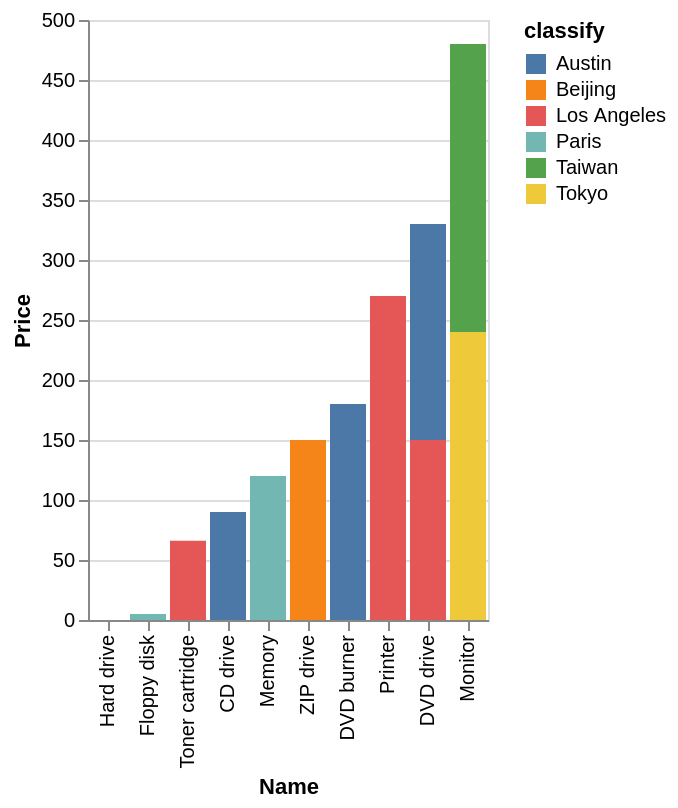

Express this chart as Vega-Lite.
### Vega-Lite specification from a JSON file in a GitHub repository (floating-point values rounded to 4 significant figures)
{"data": {"values": [{"x_data": "Floppy disk", "y_data": 0, "classify": "Austin"}, {"x_data": "Toner cartridge", "y_data": 0, "classify": "Austin"}, {"x_data": "CD drive", "y_data": 90, "classify": "Austin"}, {"x_data": "Memory", "y_data": 0, "classify": "Austin"}, {"x_data": "ZIP drive", "y_data": 0, "classify": "Austin"}, {"x_data": "DVD burner", "y_data": 180, "classify": "Austin"}, {"x_data": "Hard drive", "y_data": 0, "classify": "Austin"}, {"x_data": "Monitor", "y_data": 0, "classify": "Austin"}, {"x_data": "Printer", "y_data": 0, "classify": "Austin"}, {"x_data": "DVD drive", "y_data": 180, "classify": "Austin"}, {"x_data": "Floppy disk", "y_data": 0, "classify": "Beijing"}, {"x_data": "Toner cartridge", "y_data": 0, "classify": "Beijing"}, {"x_data": "CD drive", "y_data": 0, "classify": "Beijing"}, {"x_data": "Memory", "y_data": 0, "classify": "Beijing"}, {"x_data": "ZIP drive", "y_data": 150, "classify": "Beijing"}, {"x_data": "DVD burner", "y_data": 0, "classify": "Beijing"}, {"x_data": "Hard drive", "y_data": 0, "classify": "Beijing"}, {"x_data": "Monitor", "y_data": 0, "classify": "Beijing"}, {"x_data": "Printer", "y_data": 0, "classify": "Beijing"}, {"x_data": "DVD drive", "y_data": 0, "classify": "Beijing"}, {"x_data": "Floppy disk", "y_data": 0, "classify": "Los Angeles"}, {"x_data": "Toner cartridge", "y_data": 66, "classify": "Los Angeles"}, {"x_data": "CD drive", "y_data": 0, "classify": "Los Angeles"}, {"x_data": "Memory", "y_data": 0, "classify": "Los Angeles"}, {"x_data": "ZIP drive", "y_data": 0, "classify": "Los Angeles"}, {"x_data": "DVD burner", "y_data": 0, "classify": "Los Angeles"}, {"x_data": "Hard drive", "y_data": 0, "classify": "Los Angeles"}, {"x_data": "Monitor", "y_data": 0, "classify": "Los Angeles"}, {"x_data": "Printer", "y_data": 270, "classify": "Los Angeles"}, {"x_data": "DVD drive", "y_data": 150, "classify": "Los Angeles"}, {"x_data": "Floppy disk", "y_data": 5, "classify": "Paris"}, {"x_data": "Toner cartridge", "y_data": 0, "classify": "Paris"}, {"x_data": "CD drive", "y_data": 0, "classify": "Paris"}, {"x_data": "Memory", "y_data": 120, "classify": "Paris"}, {"x_data": "ZIP drive", "y_data": 0, "classify": "Paris"}, {"x_data": "DVD burner", "y_data": 0, "classify": "Paris"}, {"x_data": "Hard drive", "y_data": 0, "classify": "Paris"}, {"x_data": "Monitor", "y_data": 0, "classify": "Paris"}, {"x_data": "Printer", "y_data": 0, "classify": "Paris"}, {"x_data": "DVD drive", "y_data": 0, "classify": "Paris"}, {"x_data": "Floppy disk", "y_data": 0, "classify": "Taiwan"}, {"x_data": "Toner cartridge", "y_data": 0, "classify": "Taiwan"}, {"x_data": "CD drive", "y_data": 0, "classify": "Taiwan"}, {"x_data": "Memory", "y_data": 0, "classify": "Taiwan"}, {"x_data": "ZIP drive", "y_data": 0, "classify": "Taiwan"}, {"x_data": "DVD burner", "y_data": 0, "classify": "Taiwan"}, {"x_data": "Hard drive", "y_data": 0, "classify": "Taiwan"}, {"x_data": "Monitor", "y_data": 240, "classify": "Taiwan"}, {"x_data": "Printer", "y_data": 0, "classify": "Taiwan"}, {"x_data": "DVD drive", "y_data": 0, "classify": "Taiwan"}, {"x_data": "Floppy disk", "y_data": 0, "classify": "Tokyo"}, {"x_data": "Toner cartridge", "y_data": 0, "classify": "Tokyo"}, {"x_data": "CD drive", "y_data": 0, "classify": "Tokyo"}, {"x_data": "Memory", "y_data": 0, "classify": "Tokyo"}, {"x_data": "ZIP drive", "y_data": 0, "classify": "Tokyo"}, {"x_data": "DVD burner", "y_data": 0, "classify": "Tokyo"}, {"x_data": "Hard drive", "y_data": 0, "classify": "Tokyo"}, {"x_data": "Monitor", "y_data": 240, "classify": "Tokyo"}, {"x_data": "Printer", "y_data": 0, "classify": "Tokyo"}, {"x_data": "DVD drive", "y_data": 0, "classify": "Tokyo"}]}, "mark": "bar", "encoding": {"x": {"field": "x_data", "type": "nominal", "title": "Name", "sort": {"op": "sum", "field": "y_data", "order": "ascending"}}, "y": {"field": "y_data", "type": "quantitative", "title": "Price"}, "color": {"field": "classify"}}}
